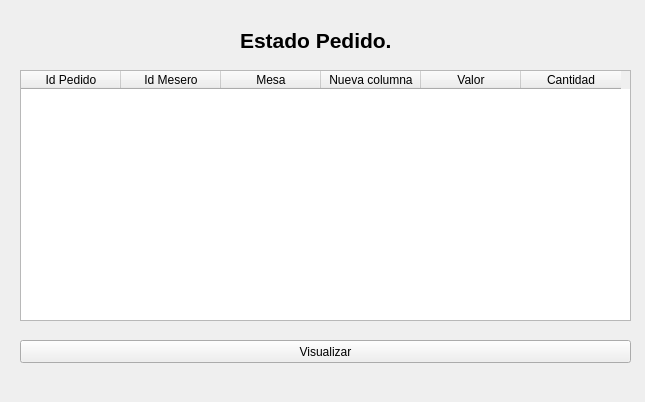
<?xml version="1.0" encoding="UTF-8"?>
<ui version="4.0">
 <class>estadoPedido</class>
 <widget class="QWidget" name="estadoPedido">
  <property name="geometry">
   <rect>
    <x>0</x>
    <y>0</y>
    <width>645</width>
    <height>402</height>
   </rect>
  </property>
  <property name="windowTitle">
   <string>Form</string>
  </property>
  <widget class="QTableWidget" name="tableWidgetP">
   <property name="geometry">
    <rect>
     <x>20</x>
     <y>70</y>
     <width>611</width>
     <height>251</height>
    </rect>
   </property>
   <column>
    <property name="text">
     <string>Id Pedido</string>
    </property>
   </column>
   <column>
    <property name="text">
     <string>Id Mesero</string>
    </property>
   </column>
   <column>
    <property name="text">
     <string>Mesa</string>
    </property>
   </column>
   <column>
    <property name="text">
     <string>Nueva columna</string>
    </property>
   </column>
   <column>
    <property name="text">
     <string>Valor</string>
    </property>
   </column>
   <column>
    <property name="text">
     <string>Cantidad</string>
    </property>
   </column>
  </widget>
  <widget class="QLabel" name="label">
   <property name="geometry">
    <rect>
     <x>240</x>
     <y>10</y>
     <width>161</width>
     <height>61</height>
    </rect>
   </property>
   <property name="font">
    <font>
     <pointsize>16</pointsize>
     <weight>75</weight>
     <bold>true</bold>
    </font>
   </property>
   <property name="text">
    <string>Estado Pedido.</string>
   </property>
  </widget>
  <widget class="QPushButton" name="pushButton">
   <property name="geometry">
    <rect>
     <x>20</x>
     <y>340</y>
     <width>611</width>
     <height>23</height>
    </rect>
   </property>
   <property name="text">
    <string>Visualizar</string>
   </property>
  </widget>
 </widget>
 <resources/>
 <connections/>
</ui>
